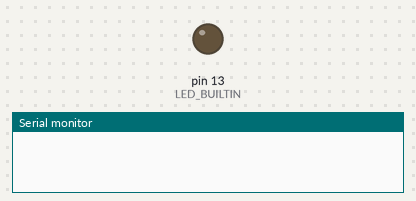
The sketch below on a simulated Arduino Uno, built with avr-gcc and run on an emulated ATmega328P. Parts: output pins drawn as LEDs (lit = HIGH), the last lines printed to the serial monitor.

Above: at 2.5 s.
At 5.2 s:
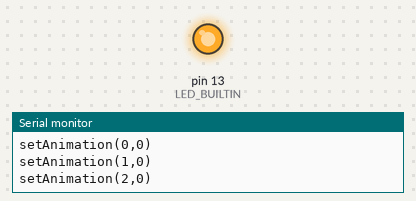
Timing chart, 0 to 6.5 s (numbered marks = the images above):
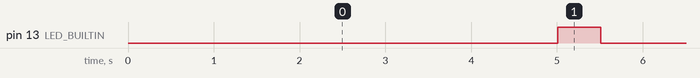

The sketch:

lights_tester.ino
```cpp
#include <Wire.h>

/**
   Test program for Firebears lights boards.

   This program operates as an I2C master sending signals to the I2C client program
   running on our Arduino/lights board.  Every 5 seconds it switchs all the animations
   on all the strips.  When it switchs, it will blink the pin-13 LED on the master
   Arduino for half a second.

   The two Arduinos should have jumpers connecting GND, SDA, and SCL.

   On the client Arduino/lights board, you should see the lights change every 5 seconds.
   Also, the client Arduino's pin-13 LED should light up for half a second every time it
   receives an I2C signal.
*/
const int I2C_ADDRESS = 4;
const int MAX_ANIMATIONS = 9;
const int MAX_PIXELSTRIPS = 3;
const int TIMEOUT_SECS = 5;

unsigned long timeout = 0;
unsigned long wireTimeout = 0;
int currentAnimation = 0;

void setup() {
  timeout = millis() + TIMEOUT_SECS * 1000;
  pinMode(LED_BUILTIN, OUTPUT);
  Wire.begin();
  Serial.begin(9600);
}

void loop() {
  if (millis() > timeout) {
    for (int s = 0; s < MAX_PIXELSTRIPS; s++) {
      setAnimation(s, currentAnimation);
    }
    currentAnimation = (currentAnimation + 1) % MAX_ANIMATIONS;
    digitalWrite(LED_BUILTIN, HIGH);
    timeout = millis() + TIMEOUT_SECS * 1000;
  } else if (wireTimeout > 0 && millis() > wireTimeout)  {
    digitalWrite(LED_BUILTIN, LOW);
    wireTimeout = 0;
  }
  delay(5);
}

void setAnimation(int stripNum, int animationNum) {
  Wire.beginTransmission(I2C_ADDRESS);
  Wire.write((byte)(stripNum + '0'));
  Wire.write((byte)(animationNum + '0'));
  Wire.endTransmission();
  Serial.print("setAnimation(");
  Serial.print(stripNum);
  Serial.print(",");
  Serial.print(animationNum);
  Serial.println(")");
  wireTimeout = millis() + 500;
}
```

Measured:
- by itself, pin 13 (LED_BUILTIN): alternates HIGH for 0.50 s and LOW for 4.5 s
